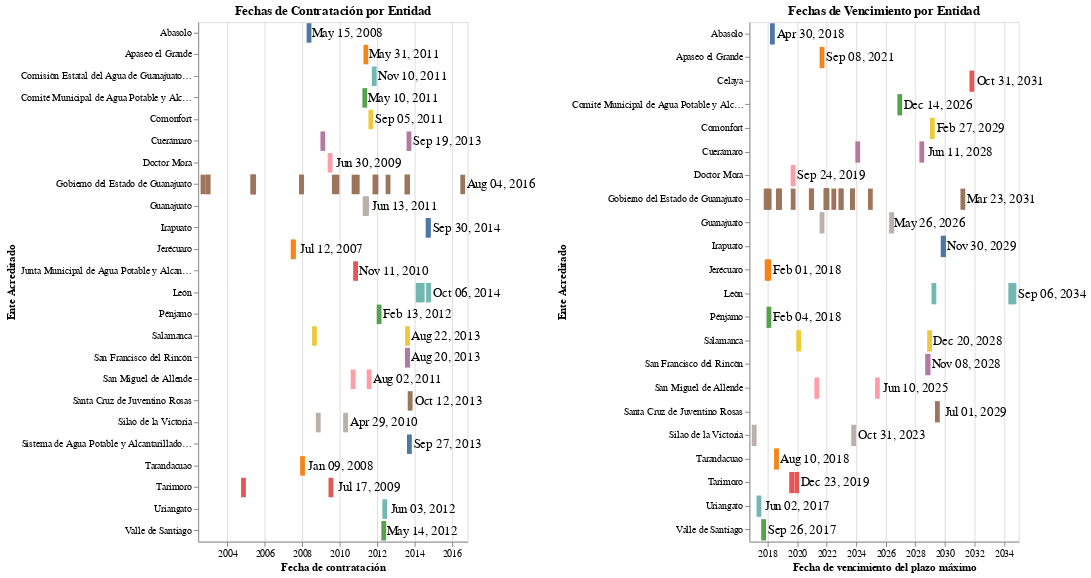

Source (notebook cell):
### Code cell
#Concatenación de los gráficos anteriores de barras y de texto (1) y (2)
#l|o
alt.hconcat(l, o)#. properties(title = 'Gráfico de relación de fechas por Ente Acreditado')
